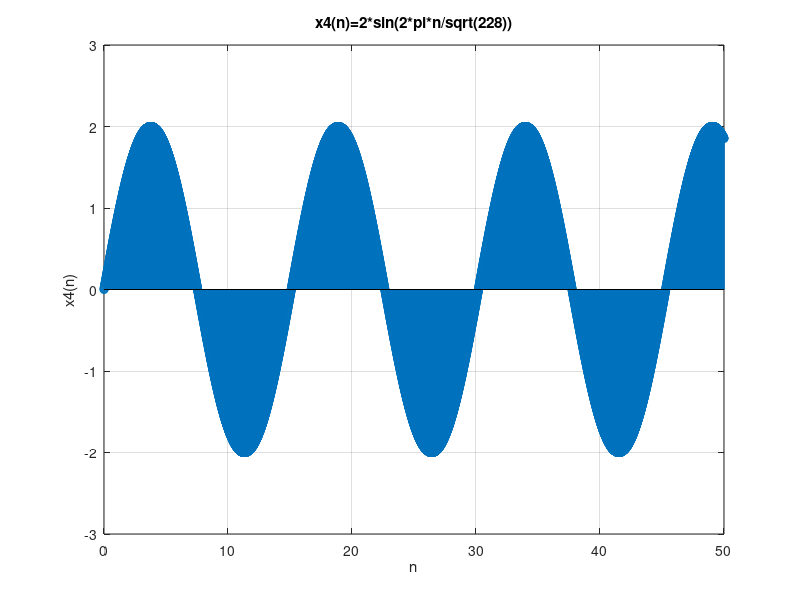

The MATLAB source for this figure:
clear;
clc;
close all;

n = 0:0.01:50;
T = sqrt(228);
x = 2*sin(2*pi*n/T);

figure;
stem(n,x);
xlabel('n');
ylabel('x4(n)');
title('x4(n)=2*sin(2*pi*n/sqrt(228))');
axis([0,50,-3,3]);
grid on;
